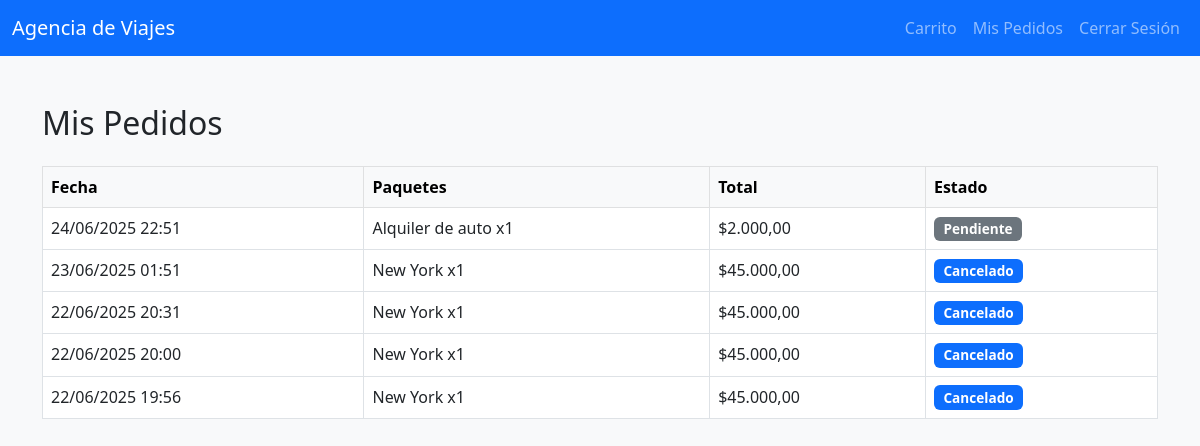
The app's page /pedidos.php (signed in) with its own data.
### tables this page shows
CREATE TABLE `pedidos` (
  `ID_Pedido` int(11) NOT NULL,
  `ID_Usuario` int(11) NOT NULL,
  `Fecha` datetime DEFAULT current_timestamp(),
  `total` decimal(10,2) NOT NULL DEFAULT 0.00,
  `Estado` varchar(20) DEFAULT 'confirmado'
);

### pedidos.php (the view, shortened to what this page needs)
<?php
$conexion = new mysqli("localhost", "root", "", "agencia");
$usuario_id = (int)$_SESSION['usuario_id'];
$sql = "
SELECT
    p.ID_Pedido, -- Mantener en el SELECT si lo necesitas para un futuro detalle del pedido (no se muestra, pero se recupera)
    p.Fecha,
    p.Total,
    p.Estado,
    GROUP_CONCAT(CONCAT(pa.nombre, ' x', d.Cantidad) SEPARATOR '<br>') AS paquetes
FROM pedidos p
JOIN pedido_detalles d ON p.ID_Pedido = d.ID_Pedido
JOIN paquetes pa ON d.ID_Reserva = pa.ID_Reserva
WHERE p.ID_Usuario = ?
GROUP BY p.ID_Pedido, p.Fecha, p.Total, p.Estado -- Necesario agrupar por todas las columnas seleccionadas que no son agregaciones
ORDER BY p.Fecha DESC
";
$stmt = $conexion->prepare($sql);
$stmt->bind_param("i", $usuario_id);
$stmt->execute();
$resultado = $stmt->get_result();
?>
<!DOCTYPE html>
<html lang="es">
<head>
    <link href="https://cdn.jsdelivr.net/npm/bootstrap@5.3.0/dist/css/bootstrap.min.css" rel="stylesheet">
</head>
<body class="bg-light">
    <nav class="navbar navbar-expand-lg navbar-dark bg-primary">
        <div class="container-fluid">
            <a class="navbar-brand" href="index.php">Agencia de Viajes</a>
            <div class="collapse navbar-collapse" id="navbarNav">
                <ul class="navbar-nav ms-auto">
                    <?php if (isset($_SESSION['usuario_rol']) && $_SESSION['usuario_rol'] === 'admin'): ?>
                        <li class="nav-item"><a class="nav-link" href="gestion_pedidos.php">Gestión Pedidos</a></li>
                        <li class="nav-item"><a class="nav-link" href="logout.php">Cerrar Sesión (Admin)</a></li>
                    <?php elseif (isset($_SESSION['usuario_id'])): ?>
                        <li class="nav-item"><a class="nav-link" href="carrito.php">Carrito</a></li>
                        <li class="nav-item"><a class="nav-link" href="pedidos.php">Mis Pedidos</a></li>
                        <li class="nav-item"><a class="nav-link" href="logout.php">Cerrar Sesión</a></li>
                    <?php else: ?>
                        <li class="nav-item"><a class="nav-link" href="login.php">Iniciar Sesión</a></li>
                        <li class="nav-item"><a class="nav-link" href="registro.php">Registrarse</a></li>
                    <?php endif; ?>
                </ul>
            </div>
        </div>
    </nav>
    <div class="container mt-5">
        <h2 class="mb-4">Mis Pedidos</h2>
        <?php if ($resultado->num_rows === 0): ?>
            <div class="alert alert-info">Todavía no realizaste ningún pedido.</div>
            <a href="index.php" class="btn btn-primary">Ver paquetes</a>
        <?php else: ?>
            <table class="table table-bordered bg-white">
                <thead class="table-light">
                    <tr>
                        <th>Fecha</th>
                        <th>Paquetes</th>
                        <th>Total</th>
                        <th>Estado</th>
                    </tr>
                </thead>
                <tbody>
                    <?php while ($pedido = $resultado->fetch_assoc()): ?>
                        <tr>
                            <td><?= htmlspecialchars(date('d/m/Y H:i', strtotime($pedido['Fecha']))) ?></td>
                            <td><?= $pedido['paquetes'] ?></td>
                            <td>$<?= number_format($pedido['Total'], 2, ',', '.') ?></td> <td>
                                <?php
                                    $estado = htmlspecialchars($pedido['Estado']);
                                    switch ($estado) {
                                        case 'Pendiente':
                                            echo '<span class="badge bg-secondary">Pendiente</span>';
                                            break;
                                        default:
                                            echo '<span class="badge bg-primary">' . $estado . '</span>';
                                            break;
                                    }
                                ?>
                            </td>
                        </tr>
                    <?php endwhile; ?>
                </tbody>
            </table>
        <?php endif; ?>
    </div>
</body>
</html>

### pedidos.php (style rules this page uses)
.badge { font-size: 0.85em; padding: 0.4em 0.7em; display: inline-block; }

### records on screen
pedidos: Fecha "24/06/2025 22:51", paquetes "Alquiler de auto x1", total "2.000,00", Estado "Pendiente"
pedidos: Fecha "23/06/2025 01:51", paquetes "New York x1", total "45.000,00", Estado "Cancelado"
pedidos: Fecha "22/06/2025 20:31", paquetes "New York x1", total "45.000,00", Estado "Cancelado"
pedidos: Fecha "22/06/2025 20:00", paquetes "New York x1", total "45.000,00", Estado "Cancelado"
pedidos: Fecha "22/06/2025 19:56", paquetes "New York x1", total "45.000,00", Estado "Cancelado"
